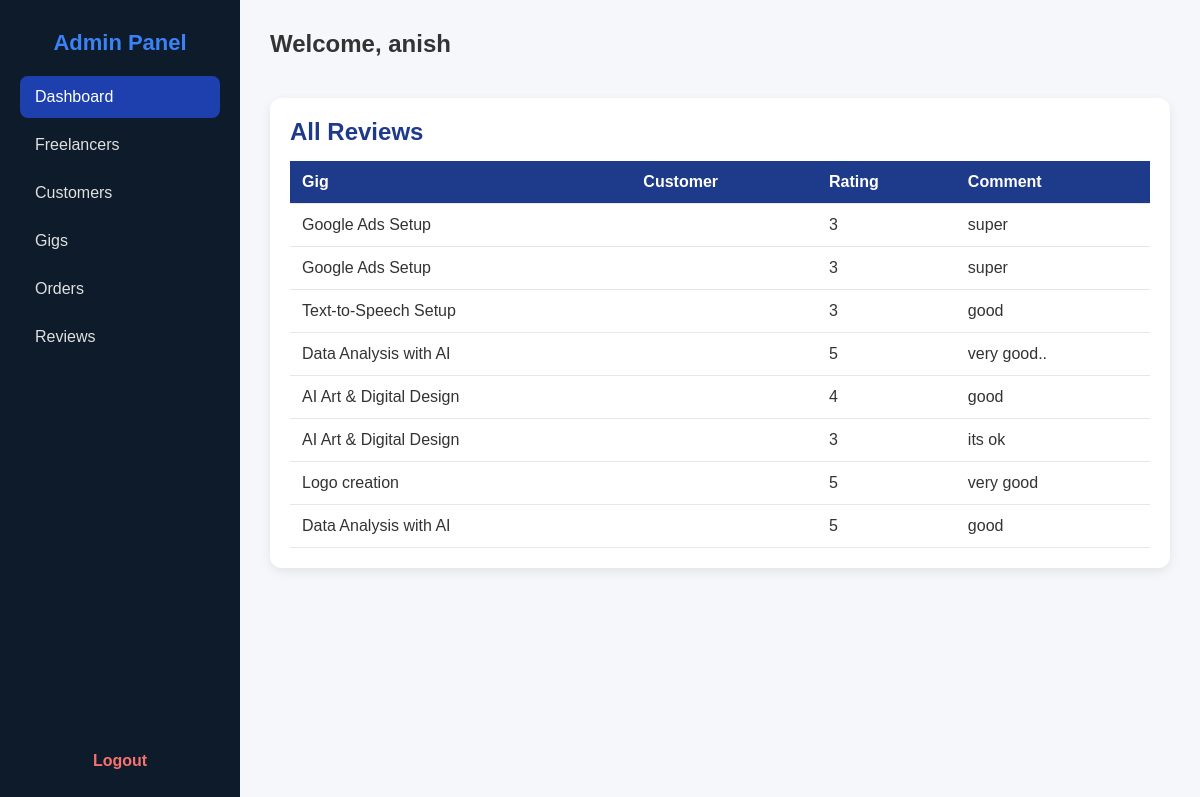
The app's page /admin-panel/reviews/ (signed in), older data.
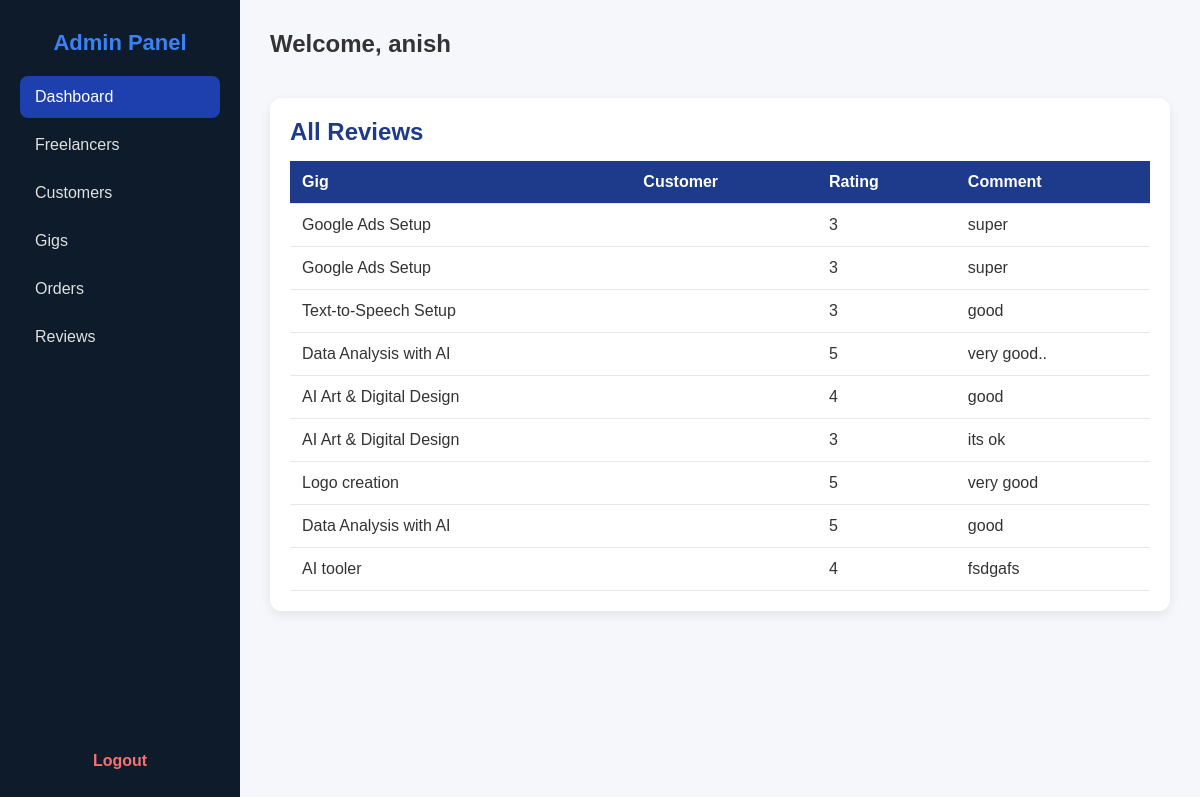
The same page, newer data.
### freelance_marketplace/models.py (models this page shows, shortened)
class Review(models.Model):
    gig = models.ForeignKey(Gig, related_name='reviews', on_delete=models.CASCADE)
    customer = models.ForeignKey(settings.AUTH_USER_MODEL, on_delete=models.CASCADE)
    rating = models.IntegerField()
    comment = models.TextField()
    created_at = models.DateTimeField(auto_now_add=True)

class Gig(models.Model):
    freelancer = models.ForeignKey(settings.AUTH_USER_MODEL, on_delete=models.CASCADE, related_name='freelancer_gigs')
    title = models.CharField(max_length=200)
    description = models.TextField()
    category = models.ForeignKey(Category, on_delete=models.SET_NULL, null=True, blank=True)
    price = models.DecimalField(max_digits=10, decimal_places=2)
    image = models.ImageField(upload_to='gigs/', blank=True, null=True)
    created_by = models.ForeignKey(
        settings.AUTH_USER_MODEL,
        on_delete=models.CASCADE,
        related_name='created_gigs'
    )
    created_at = models.DateTimeField(auto_now_add=True)

### freelance_marketplace/views.py (the view)
# urls.py: path('admin-panel/reviews/', views.admin_reviews, name='admin_reviews'),
def admin_reviews(request):
    if not request.user.is_authenticated or not request.user.is_superuser:
        return redirect('freelance_marketplace:admin_login')
    reviews = Review.objects.all()
    return render(request, 'freelance_marketplace/admin_reviews.html', {'reviews': reviews})

### freelance_marketplace/templates/freelance_marketplace/admin_reviews.html
{% extends "freelance_marketplace/admin_dashboard.html" %}
{% block content %}
<div class="table-section">
    <h2 style="margin-bottom:15px;color:#1e3a8a;">All Reviews</h2>
    <table>
        <thead>
            <tr>
                <th>Gig</th>
                <th>Customer</th>
                <th>Rating</th>
                <th>Comment</th>
            </tr>
        </thead>
        <tbody>
            {% for r in reviews %}
            <tr>
                <td>{{ r.gig.title }}</td>
                <td>{{ r.customer.name }}</td>
                <td>{{ r.rating }}</td>
                <td>{{ r.comment }}</td>
            </tr>
            {% empty %}
            <tr><td colspan="4">No reviews yet</td></tr>
            {% endfor %}
        </tbody>
    </table>
</div>
{% endblock %}

Row changes from the older to the newer data that the page shows:
added Review: gig "AI tooler", rating "4", comment "fsdgafs"
